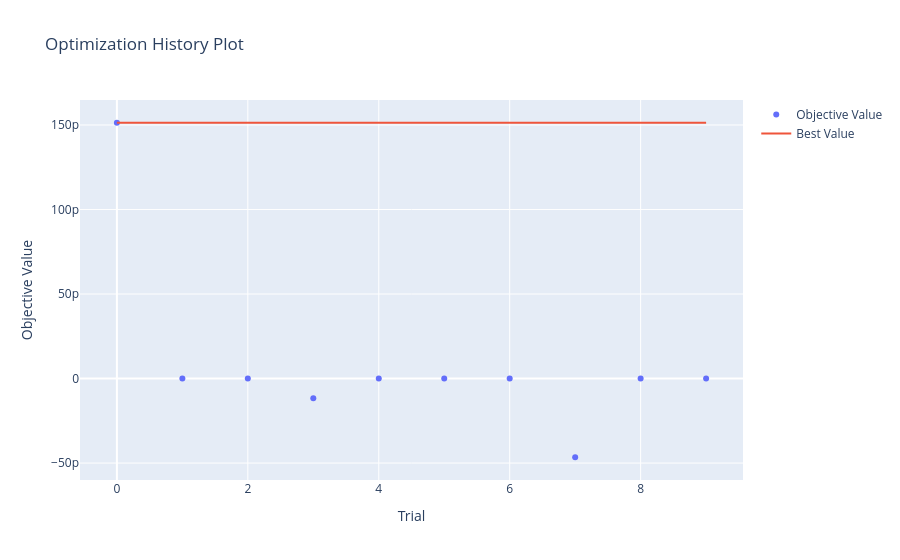
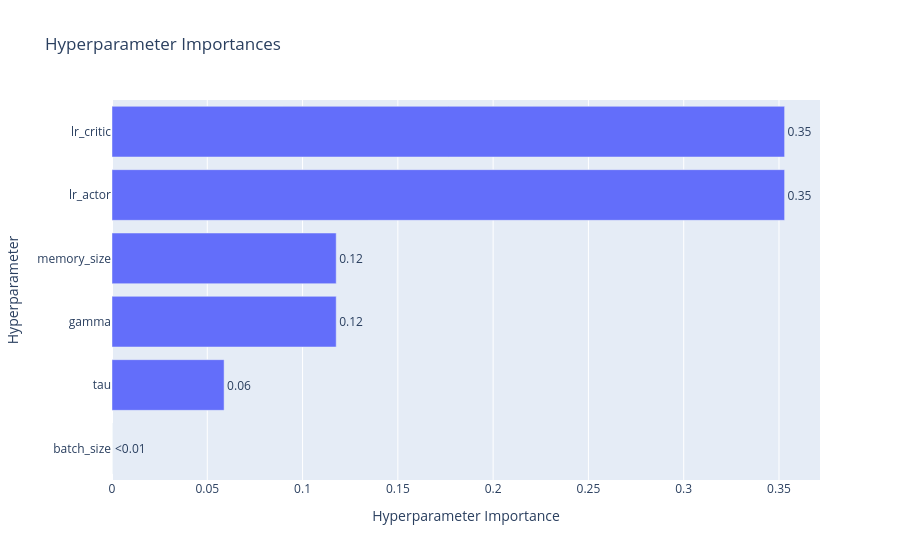
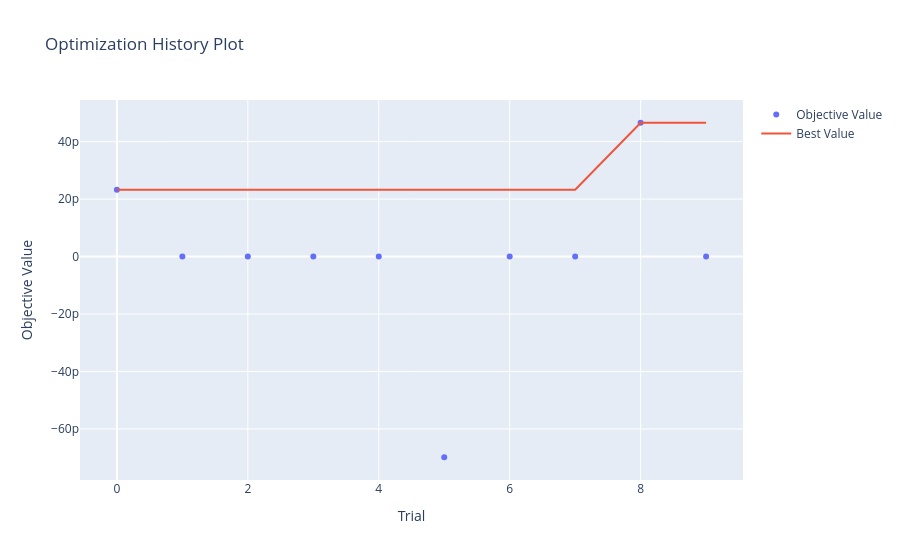
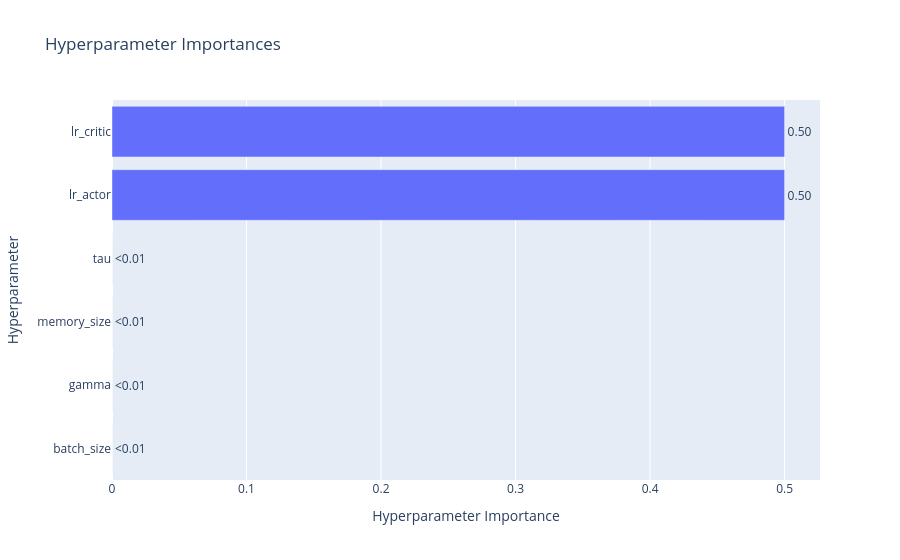

Source (notebook cell) for these figures, in order:
### Code cell
class DDPGAgent:
    def __init__(self, state_dim, action_dim, gamma=0.99, tau=0.005, lr_actor=1e-4, lr_critic=1e-3, batch_size=32, memory_size=10000):
        self.actor = nn.Sequential(
            nn.Linear(state_dim, 64), nn.ReLU(),
            nn.Linear(64, 64), nn.ReLU(),
            nn.Linear(64, action_dim),
            nn.Softmax(dim=-1)
        )
        self.critic = nn.Sequential(
            nn.Linear(state_dim + action_dim, 64), nn.ReLU(),
            nn.Linear(64, 64), nn.ReLU(),
            nn.Linear(64, 1)
        )
        self.target_actor = nn.Sequential(*[layer for layer in self.actor])
        self.target_critic = nn.Sequential(*[layer for layer in self.critic])
        self.target_actor.load_state_dict(self.actor.state_dict())
        self.target_critic.load_state_dict(self.critic.state_dict())

        self.actor_optimizer = optim.Adam(self.actor.parameters(), lr=lr_actor)
        self.critic_optimizer = optim.Adam(self.critic.parameters(), lr=lr_critic)

        self.gamma = gamma
        self.tau = tau
        self.replay_buffer = deque(maxlen=memory_size)
        self.batch_size = batch_size

    def select_action(self, state):
        state_tensor = torch.FloatTensor(state).unsqueeze(0)
        with torch.no_grad():
            action_probs = self.actor(state_tensor).squeeze().numpy()
        return np.random.choice(len(action_probs), p=action_probs)

    def remember(self, s, a, r, s2, done):
        a_onehot = np.zeros(3)
        a_onehot[a] = 1
        self.replay_buffer.append((s, a_onehot, r, s2, done))

    def train(self):
        if len(self.replay_buffer) < self.batch_size:
            return
        batch = random.sample(self.replay_buffer, self.batch_size)
        s, a, r, s2, d = zip(*batch)

        s = torch.FloatTensor(s)
        a = torch.FloatTensor(a)
        r = torch.FloatTensor(r).unsqueeze(1)
        s2 = torch.FloatTensor(s2)
        d = torch.FloatTensor(d).unsqueeze(1)

        with torch.no_grad():
            a2 = self.target_actor(s2)
            q_next = self.target_critic(torch.cat([s2, a2], dim=1))
            q_target = r + self.gamma * q_next * (1 - d)

        q_current = self.critic(torch.cat([s, a], dim=1))
        critic_loss = nn.MSELoss()(q_current, q_target)

        self.critic_optimizer.zero_grad()
        critic_loss.backward()
        self.critic_optimizer.step()

        action_pred = self.actor(s)
        actor_loss = -self.critic(torch.cat([s, action_pred], dim=1)).mean()

        self.actor_optimizer.zero_grad()
        actor_loss.backward()
        self.actor_optimizer.step()

        # Soft update
        for target_param, param in zip(self.target_actor.parameters(), self.actor.parameters()):
            target_param.data.copy_(self.tau * param.data + (1 - self.tau) * target_param.data)

        for target_param, param in zip(self.target_critic.parameters(), self.critic.parameters()):
            target_param.data.copy_(self.tau * param.data + (1 - self.tau) * target_param.data)

# Objective function for Optuna
def optimize_ddpg(trial, prices, env):
    gamma = trial.suggest_float('gamma', 0.85, 0.999)
    tau = trial.suggest_float('tau', 0.001, 0.01)
    lr_actor = trial.suggest_float('lr_actor', 1e-5, 1e-3, log=True)
    lr_critic = trial.suggest_float('lr_critic', 1e-5, 1e-3, log=True)
    batch_size = trial.suggest_categorical('batch_size', [16, 32, 64])
    memory_size = trial.suggest_int('memory_size', 2000, 10000)

    agent = DDPGAgent(state_dim=env.window_size,
                      action_dim=3,
                      gamma=gamma,
                      tau=tau,
                      lr_actor=lr_actor,
                      lr_critic=lr_critic,
                      batch_size=batch_size,
                      memory_size=memory_size)

    rewards = []

    for ep in range(consts.EPISODES):
        state = env.reset()
        total_reward = 0
        done = False
        while not done:
            action = agent.select_action(state)
            next_state, reward, done, _ = env.step(action)
            agent.remember(state, action, reward, next_state, done)
            agent.train()
            state = next_state
            total_reward += reward
        rewards.append(total_reward)

    return np.mean(rewards)

class DDPGObjective:
    def __init__(self, prices, env):
        self.prices = prices
        self.env = env

    def __call__(self, trial):
        return optimize_ddpg(trial, self.prices, self.env)

def plot_perf(best_params, env):
    agent = DDPGAgent(
        state_dim=env.window_size,
        action_dim=3,
        gamma=best_params['gamma'],
        tau=best_params['tau'],
        lr_actor=best_params['lr_actor'],
        lr_critic=best_params['lr_critic'],
        batch_size=best_params['batch_size'],
        memory_size=best_params['memory_size']
    )

    portfolio_values = []
    state = env.reset()
    done = False
    while not done:
        action = agent.select_action(state)
        next_state, reward, done, _ = env.step(action)
        portfolio_values.append(env.get_value())
        state = next_state

    plt.plot(portfolio_values)
    plt.title("DDPG Agent Portfolio Value (Best Trial)")
    plt.xlabel("Time Step")
    plt.ylabel("Portfolio Value")
    plt.grid(True)
    plt.show()

    return portfolio_values

def plot_ddpg_res():
    portfolio_vals_arr = []
    for df in stock_dfs[:consts.RL_LIMIT]:
        prices = df['Close'].values
        env = TradingEnv(prices)
        study = optuna.create_study(direction='maximize')
        study.optimize(DDPGObjective(prices, env), n_trials=10)

        best_params = study.best_trial.params
        print("Best trial params:")
        print(best_params)

        try:
            fig = vis.plot_optimization_history(study)
            fig.show()

            fig2 = vis.plot_param_importances(study)
            fig2.show()
        except Exception:
            # since the number of trials and episodes are relatively small, optuna sometimes returns an error
            print("Error during plotting")

        portfolio_values = plot_perf(best_params, env)
        portfolio_vals_arr.append(portfolio_values)
    
    for i, portfolio_values in enumerate(portfolio_vals_arr):
        plt.plot(portfolio_values, label=f'Run {i+1}')

    plt.title('Portfolio Values Over Time')
    plt.xlabel('Time Step')
    plt.ylabel('Portfolio Value')
    plt.legend()
    plt.grid(True)
    plt.show() 

plot_ddpg_res()

### Figure 1 — Plotly figure (JSON) as saved in the notebook; plotly's stock layout.template omitted (floating-point values rounded to 4 significant figures)
{"data": [{"mode": "markers", "name": "Objective Value", "type": "scatter", "x": [0, 1, 2, 3, 4, 5, 6, 7, 8, 9], "y": [1.513e-10, 0, 0, -1.164e-11, 0, 0, 0, -4.657e-11, 0, 0]}, {"mode": "lines", "name": "Best Value", "type": "scatter", "x": [0, 1, 2, 3, 4, 5, 6, 7, 8, 9], "y": [1.513e-10, 1.513e-10, 1.513e-10, 1.513e-10, 1.513e-10, 1.513e-10, 1.513e-10, 1.513e-10, 1.513e-10, 1.513e-10]}, {"marker": {"color": "#cccccc"}, "mode": "markers", "name": "Infeasible Trial", "showlegend": false, "type": "scatter", "x": [], "y": []}], "layout": {"title": {"text": "Optimization History Plot"}, "xaxis": {"title": {"text": "Trial"}}, "yaxis": {"title": {"text": "Objective Value"}}}}

### Figure 2 — Plotly figure (JSON) as saved in the notebook; plotly's stock layout.template omitted (floating-point values rounded to 4 significant figures)
{"data": [{"cliponaxis": false, "hovertemplate": ["batch_size (CategoricalDistribution): 0.0<extra></extra>", "tau (FloatDistribution): 0.058823529411764705<extra></extra>", "gamma (FloatDistribution): 0.11764705882352941<extra></extra>", "memory_size (IntDistribution): 0.11764705882352941<extra></extra>", "lr_actor (FloatDistribution): 0.35294117647058826<extra></extra>", "lr_critic (FloatDistribution): 0.35294117647058826<extra></extra>"], "name": "Objective Value", "orientation": "h", "text": ["<0.01", "0.06", "0.12", "0.12", "0.35", "0.35"], "textposition": "outside", "type": "bar", "x": [0, 0.05882, 0.1176, 0.1176, 0.3529, 0.3529], "y": ["batch_size", "tau", "gamma", "memory_size", "lr_actor", "lr_critic"]}], "layout": {"title": {"text": "Hyperparameter Importances"}, "xaxis": {"title": {"text": "Hyperparameter Importance"}}, "yaxis": {"title": {"text": "Hyperparameter"}}}}

### Figure 3 — Plotly figure (JSON) as saved in the notebook; plotly's stock layout.template omitted (floating-point values rounded to 4 significant figures)
{"data": [{"mode": "markers", "name": "Objective Value", "type": "scatter", "x": [0, 1, 2, 3, 4, 5, 6, 7, 8, 9], "y": [2.328e-11, 0, 0, 0, 0, -6.985e-11, 0, 0, 4.657e-11, 0]}, {"mode": "lines", "name": "Best Value", "type": "scatter", "x": [0, 1, 2, 3, 4, 5, 6, 7, 8, 9], "y": [2.328e-11, 2.328e-11, 2.328e-11, 2.328e-11, 2.328e-11, 2.328e-11, 2.328e-11, 2.328e-11, 4.657e-11, 4.657e-11]}, {"marker": {"color": "#cccccc"}, "mode": "markers", "name": "Infeasible Trial", "showlegend": false, "type": "scatter", "x": [], "y": []}], "layout": {"title": {"text": "Optimization History Plot"}, "xaxis": {"title": {"text": "Trial"}}, "yaxis": {"title": {"text": "Objective Value"}}}}

### Figure 4 — Plotly figure (JSON) as saved in the notebook; plotly's stock layout.template omitted (floating-point values rounded to 4 significant figures)
{"data": [{"cliponaxis": false, "hovertemplate": ["batch_size (CategoricalDistribution): 0.0<extra></extra>", "gamma (FloatDistribution): 0.0<extra></extra>", "memory_size (IntDistribution): 0.0<extra></extra>", "tau (FloatDistribution): 0.0<extra></extra>", "lr_actor (FloatDistribution): 0.5<extra></extra>", "lr_critic (FloatDistribution): 0.5<extra></extra>"], "name": "Objective Value", "orientation": "h", "text": ["<0.01", "<0.01", "<0.01", "<0.01", "0.50", "0.50"], "textposition": "outside", "type": "bar", "x": [0, 0, 0, 0, 0.5, 0.5], "y": ["batch_size", "gamma", "memory_size", "tau", "lr_actor", "lr_critic"]}], "layout": {"title": {"text": "Hyperparameter Importances"}, "xaxis": {"title": {"text": "Hyperparameter Importance"}}, "yaxis": {"title": {"text": "Hyperparameter"}}}}
